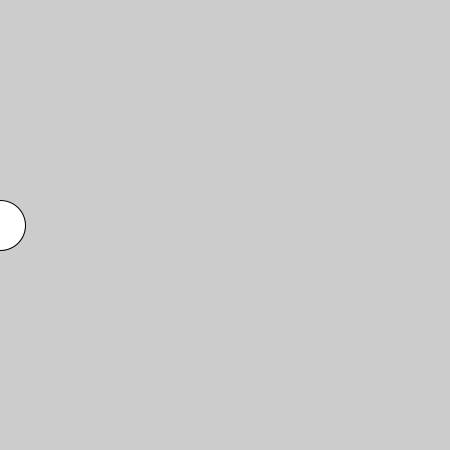
Frame 1 (no input)
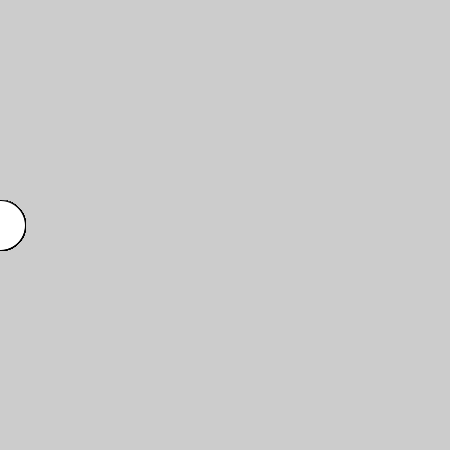
Frame 60 (the mouse pressed at the canvas centre just before this capture)
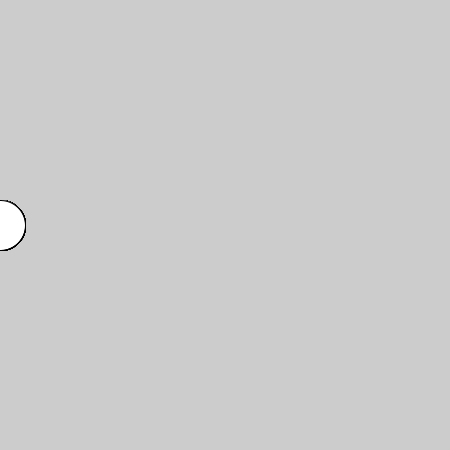
Frame 120 (the mouse held since frame 60 and released just before this capture)

The Processing sketch that drew these frames (run headless with seeded random() and noise(); from frame 60 on, the mouse is pressed at the canvas centre):

// Processing sketch: Vorlage_Animation
// ── Vorlage_Animation.pde
float posX;
float posY;

void setup() {
  size(450,450);
  posX = 0;
  posY = height/2;
}

void draw() {
  circle(posX, posY, 50);
  posX =0; // Verändere diese Zeile, dass der Ball nach rechts wandert.
  //Ergänze das Programm, so dass der Ball sich auch in Y-Richtung bewegt.
}
